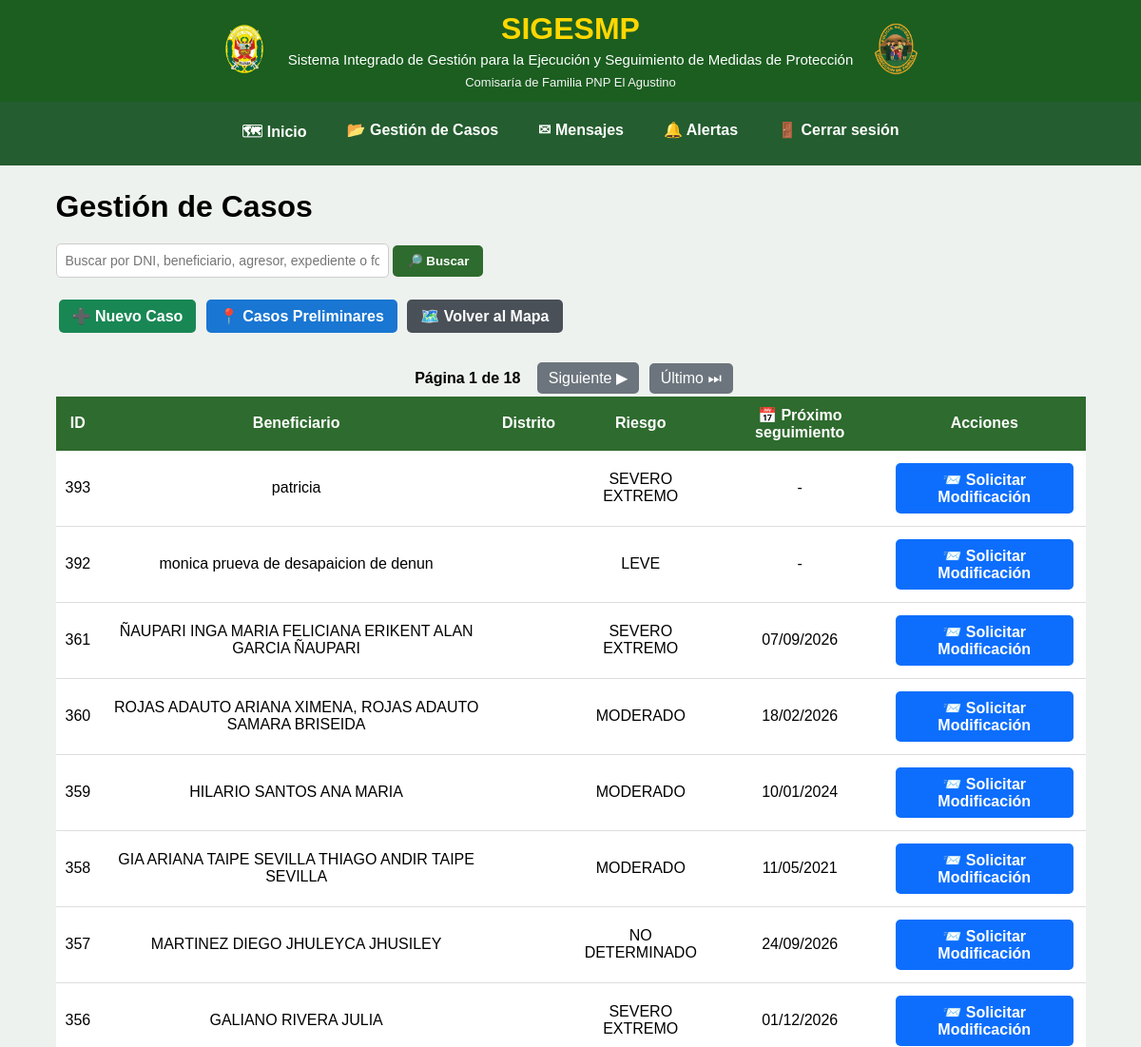
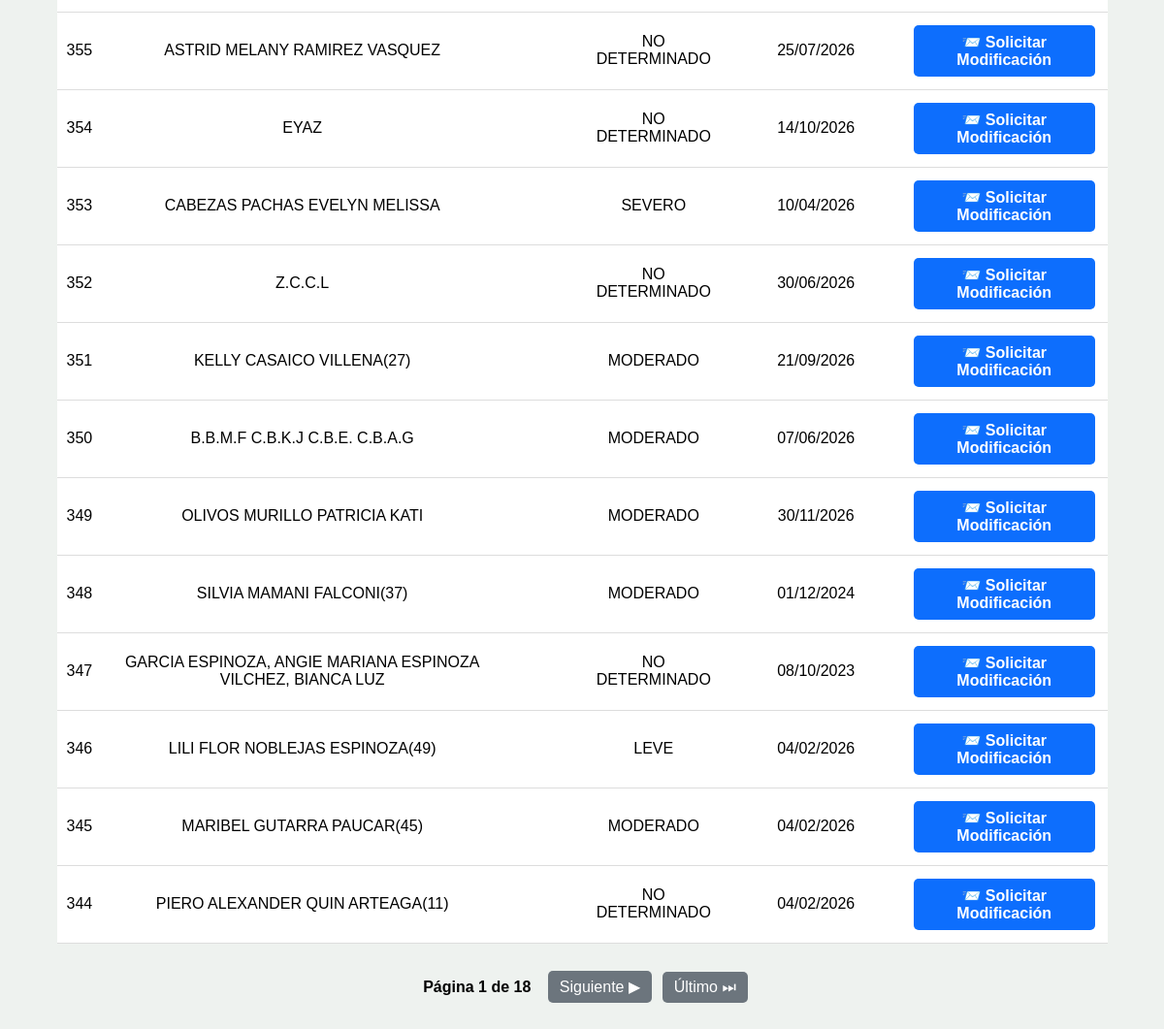
Before: /gestion-casos/ (signed in) with the older database file (2 pictures, top to bottom).
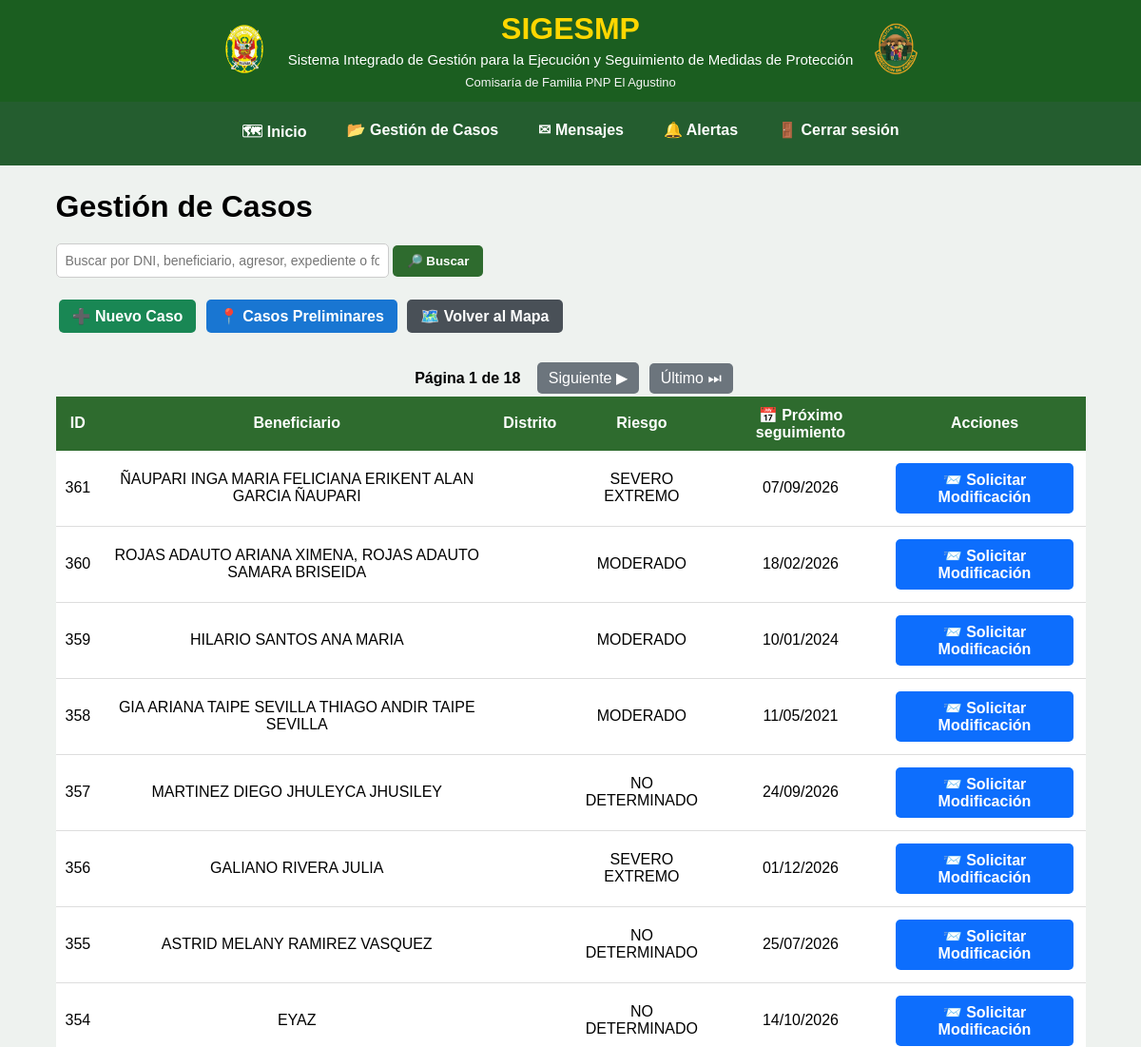
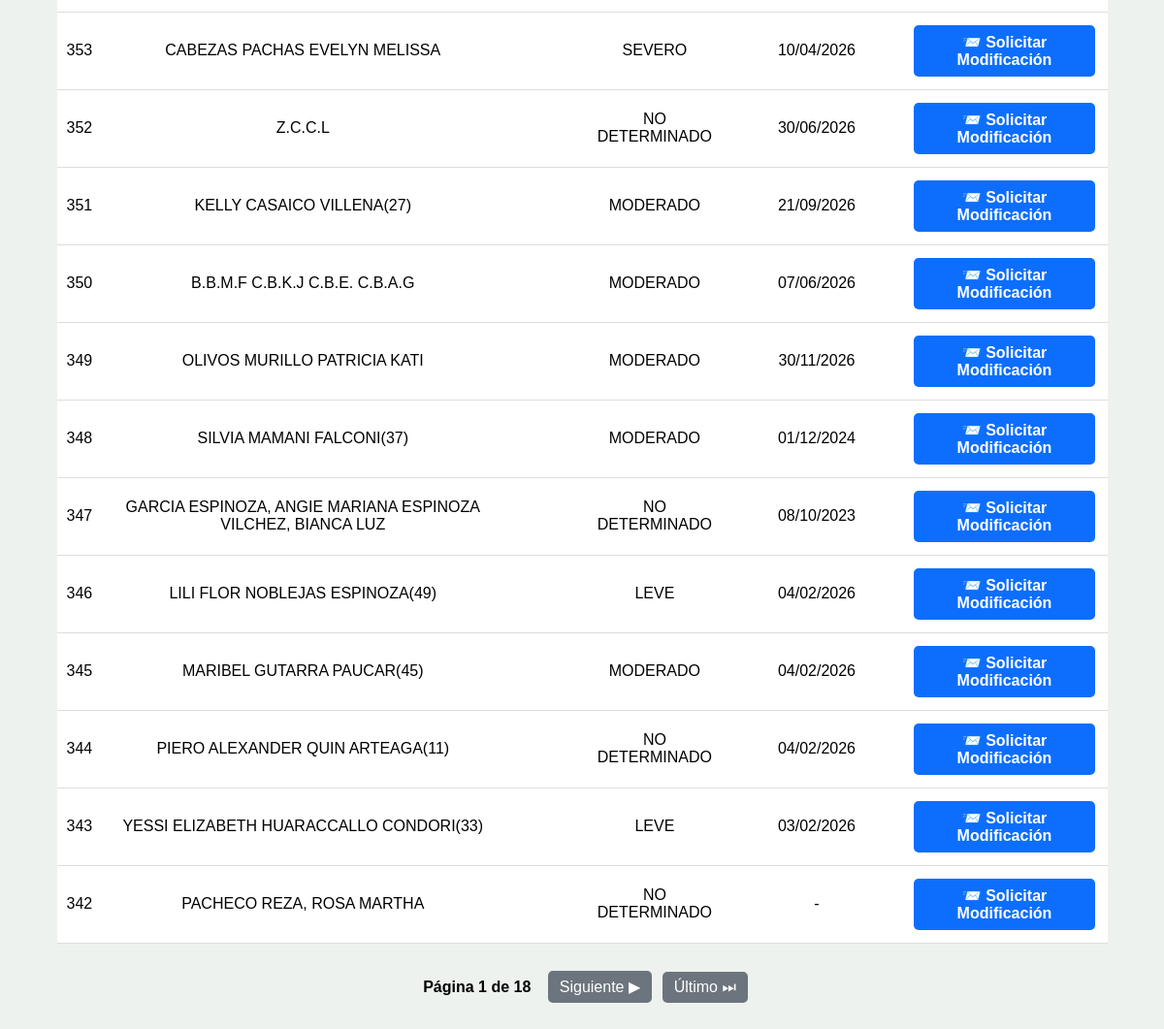
After: the same page with the newer database file (2 pictures, top to bottom).
### mapa/models.py (models this page shows, shortened)
class Caso(models.Model):
    RIESGOS = [
        ("LEVE", "Leve"),
        ("MODERADO", "Moderado"),
        ("SEVERO", "Severo"),
        ("SEVERO EXTREMO", "Severo extremo"),
        ("NO DETERMINADO", "No determinado"),
    ]
    NOTIFICACION = [
        ("PENDIENTE", "Pendiente"),
        ("NOTIFICADO", "Notificado"),
    ]
    TIPO_VIOLENCIA = [
        ("FISICA", "Física"),
        ("PSICOLOGICA", "Psicológica"),
        ("SEXUAL", "Sexual"),
        ("ECONOMICA", "Económica o Patrimonial"),
    ]
    ESTADO_UBICACION_AGRESOR = [
        ("UBICADO", "Ubicado"),
        ("NO UBICADO", "No ubicado"),
    ]
    beneficiario = models.CharField(max_length=200, blank=True)
    dni_beneficiario = models.CharField(
        max_length=8,
        blank=True
    )
    domicilio = models.CharField(max_length=300, blank=True)
    nivel_riesgo = models.CharField(
        max_length=30,
        choices=RIESGOS,
        blank=True
    )
    region_denuncia = models.ForeignKey(
        Region,
        on_delete=models.PROTECT,
        related_name="casos_denuncia_region",
        null=True,
        blank=True,
    )
    provincia_denuncia = models.ForeignKey(
        Provincia,
        on_delete=models.PROTECT,
        related_name="casos_denuncia_provincia",
        null=True,
        blank=True,
    )
    distrito_denuncia = models.ForeignKey(
        Distrito,
        on_delete=models.PROTECT,
        related_name="casos_denuncia_distrito",
        null=True,
        blank=True,
    )
    region_medida = models.ForeignKey(
        Region,
        on_delete=models.PROTECT,
        related_name="casos_medida_region",
        null=True,
        blank=True,
    )
    provincia_medida = models.ForeignKey(
        Provincia,
        on_delete=models.PROTECT,
        related_name="casos_medida_provincia",
        null=True,
        blank=True,
    )
    distrito_medida = models.ForeignKey(
        Distrito,
        on_delete=models.PROTECT,
        related_name="casos_medida_distrito",
        null=True,
        blank=True,
)
    comisaria_denuncia = models.CharField(
        max_length=150,
        verbose_name="Comisaría donde se interpuso la denuncia"
    )
    comisaria_medida = models.CharField(
        max_length=150,
        verbose_name="Comisaría de Familia responsable"
    )
    efectivo = models.CharField(max_length=100, blank=True)
    responsable = models.ForeignKey(
    User,
    null=True,
    blank=True,
    on_delete=models.SET_NULL,
    related_name="casos_asignados"
    )
    folder = models.CharField(max_length=100, blank=True)
    expediente = models.CharField(max_length=100, blank=True)
    agresor = models.CharField(
        max_length=200,
        blank=True
    )
    dni_agresor = models.CharField(
        max_length=8,
        blank=True
    )
    telefono_agresor = models.CharField(
        "Teléfono del agresor",
        max_length=50,
        blank=True
    )
    direccion_agresor = models.CharField(
        "Dirección del agresor",
        max_length=300,
        blank=True
    )
    agresor_registro = models.ForeignKey(
    "Agresor",
    on_delete=models.SET_NULL,
    null=True,
    blank=True,
    related_name="casos"
)
    estado_ubicacion_agresor = models.CharField(
        "Estado de ubicación del agresor",
        max_length=15,
        choices=ESTADO_UBICACION_AGRESOR,
        default="NO UBICADO"
    )
    latitud_agresor = models.FloatField(
        null=True,
        blank=True
    )
    longitud_agresor = models.FloatField(
        null=True,
        blank=True
    )
    telefono = models.CharField(
        "Teléfono de la beneficiaria",
        max_length=50,
        blank=True
    )
    fecha_denuncia = models.DateField(
        "Fecha de la denuncia",
        null=True,
        blank=True
    )
    violencia_fisica = models.BooleanField(
        "Violencia física",
        default=False
    )
    violencia_psicologica = models.BooleanField(
        "Violencia psicológica",
        default=False
    )
    violencia_sexual = models.BooleanField(
        "Violencia sexual",
        default=False
    )
    violencia_economica = models.BooleanField(
        "Violencia económica o patrimonial",
        default=False
    )
    fecha_registro = models.DateField(
        null=True,
        blank=True
    )
    ultima_visita = models.DateField(
        null=True,
        blank=True
    )
    fecha_limite = models.DateField(
        "Próximo seguimiento",
        null=True,
        blank=True
)
    notificacion_beneficiario = models.CharField(
        max_length=15,
        choices=NOTIFICACION,
        default="PENDIENTE"
    )
    fecha_notificacion_beneficiario = models.DateField(
        null=True,
        blank=True
    )
    motivo_notificacion_beneficiario_pendiente = models.TextField(
        "Motivo de notificación pendiente de la persona beneficiaria",
        blank=True
    )
    notificacion_agresor = models.CharField(
        max_length=15,
        choices=NOTIFICACION,
        default="PENDIENTE"
    )
    fecha_notificacion_agresor = models.DateField(
        null=True,
        blank=True
    )
    motivo_notificacion_agresor_pendiente = models.TextField(
        "Motivo de notificación pendiente de la persona agresora",
        blank=True
    )
    estado = models.CharField(
        max_length=15,
        default="ACTIVO"
    )
    fecha_eliminacion = models.DateTimeField(
        null=True,
        blank=True
    )
    eliminado_por = models.ForeignKey(
        User,
        null=True,
        blank=True,
        on_delete=models.SET_NULL,
        related_name="casos_eliminados"
    )
    latitud = models.FloatField(
        null=True,
        blank=True
    )
    longitud = models.FloatField(
        null=True,
        blank=True
    )
    edicion_autorizada = models.BooleanField(
        default=False
    )
    class Meta:
        permissions = [
            ("modificar_directo", "Puede modificar casos directamente"),
            ("aprobar_modificacion", "Puede aprobar modificaciones"),
            ("archivar_directo", "Puede archivar casos directamente"),
            ("aprobar_archivado", "Puede aprobar archivados"),
            ("eliminar_directo", "Puede eliminar casos directamente"),
            ("aprobar_eliminacion", "Puede aprobar eliminaciones"),
            ("administrar_usuarios", "Puede administrar usuarios"),
        ]

### mapa/views.py (the view, shortened to what this page needs)
@login_required
@grupo_requerido(
    "Administrador",
    "Jefe_MP",
    "Usuario_MP",
    "Usuario_Estadistica"
)
def gestion_casos(request):
    busqueda = request.GET.get("q", "").strip()
    casos = Caso.objects.all()
    casos = casos.order_by("-id")
    from django.core.paginator import Paginator
    paginator = Paginator(casos, 20)
    pagina = request.GET.get("page")
    casos = paginator.get_page(pagina)
    return render(
        request,
        "mapa/gestion_casos.html",
        {
            "casos": casos,
            "busqueda": busqueda,
        }
    )

### mapa/templates/mapa/gestion_casos.html (shortened to what the changed rows need)
{% extends "mapa/base.html" %}
{% block content %}
<div class="contenedor">
    <h1>Gestión de Casos</h1>
    <div class="tabla-contenedor">
        <table>
            <thead>
                <tr>
                    <th>ID</th>
                    <th>Beneficiario</th>
                    <th>Distrito</th>
                    <th>Riesgo</th>
                    <th>📅 Próximo seguimiento</th>
                    <th>Acciones</th>
                </tr>
            </thead>
            <tbody>
                {% for caso in casos %}
                <tr>
                    <td>
                        {{ caso.id }}
                    </td>
                    <td>
                        {{ caso.beneficiario }}
                    </td>
                    <td>
                    </td>
                    <td>
                        {{ caso.nivel_riesgo }}
                    </td>
                    <td>
                        {% if caso.fecha_limite %}
                            {{ caso.fecha_limite|date:"d/m/Y" }}
                        {% else %}
                            -
                        {% endif %}
                    </td>
                    <td>
                        {% if request.user.is_superuser or request.user.groups.all.0.name == "Administrador" %}
                            <a href="{% url 'editar_caso' caso.id %}"
                               class="btn editar">
                                ✏️ Editar
                            </a>
                            <a href="{% url 'archivar_caso' caso.id %}"
                               class="btn archivar"
                               onclick="return confirm('¿Desea archivar este caso?');">
                                📁 Archivar
                            </a>
                            <a href="{% url 'eliminar_caso' caso.id %}"
                               class="btn eliminar"
                               onclick="return confirm('⚠️ ATENCIÓN: este caso será enviado a Casos Eliminados. ¿Desea continuar?');">
                                🗑️ Eliminar definitivamente
                            </a>
                        {% elif request.user.groups.all.0.name == "Usuario_MP" %}
                            {% if caso.edicion_autorizada %}
                                <a href="{% url 'editar_caso' caso.id %}"
                                   class="btn editar">
                                    ✏️ Modificar Caso
                                </a>
                                <span style="
                                    color:green;
                                    font-weight:bold;
                                    display:inline-block;
                                    margin:5px;
                                ">
                                    ✅ Autorizado
                                </span>
                            {% else %}
                                <a href="{% url 'solicitar_modificacion' caso.id %}"
                                   class="btn editar">
                                    📨 Solicitar Modificación
                                </a>
                            {% endif %}
                        {% endif %}
                    </td>
                </tr>
                {% empty %}
                <tr>
                    <td colspan="6">
                        No hay casos registrados.
                    </td>
                </tr>
                {% endfor %}
            </tbody>
        </table>
    </div>
</div>
{% endblock %}

Changed rows visible on the page:
removed Caso: id "393", beneficiario "patricia", nivel_riesgo "SEVERO EXTREMO", edicion_autorizada "📨 Solicitar Modificación"
removed Caso: id "392", beneficiario "monica prueva de desapaicion de denun", nivel_riesgo "LEVE", edicion_autorizada "📨 Solicitar Modificación"
now on this page (row unchanged): Caso: id "343", beneficiario "YESSI ELIZABETH HUARACCALLO CONDORI(33)", nivel_riesgo "LEVE", fecha_limite "03/02/2026", edicion_autorizada "📨 Solicitar Modificación"
now on this page (row unchanged): Caso: id "342", beneficiario "PACHECO REZA, ROSA MARTHA", nivel_riesgo "NO DETERMINADO", edicion_autorizada "📨 Solicitar Modificación"
